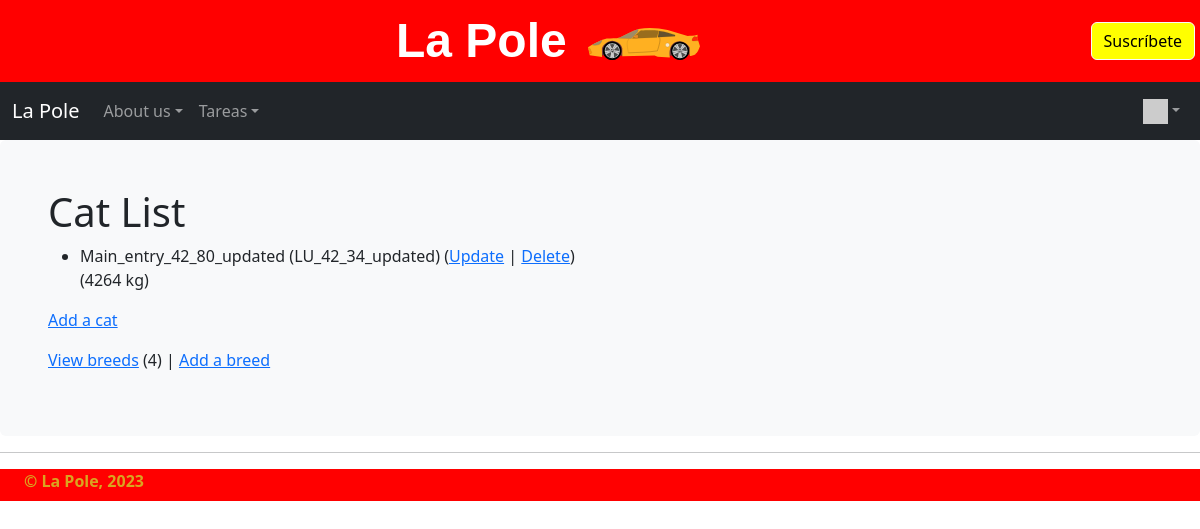
Screenshot of /cats/ (signed in) with the database file from the repository.
### cats/models.py (models this page shows, shortened)
class Cat(models.Model):
    nickname = models.CharField(
            max_length=200,
            validators=[MinLengthValidator(2, "Nickname must be greater than 1 character")]
    )
    weight = models.PositiveIntegerField()
    foods = models.CharField(max_length=300)
    breed = models.ForeignKey('Breed', on_delete=models.CASCADE, null=False)

class Breed(models.Model):
    name = models.CharField(
            max_length=200,
            validators=[MinLengthValidator(2, "Breed must be greater than 1 character")]
    )
    def __str__(self):
        return self.name

### cats/views.py (the view)
# urls.py: path('', views.MainView.as_view(), name='all'),
class MainView(LoginRequiredMixin, View):
    def get(self, request):
        mc = Breed.objects.all().count()
        al = Cat.objects.all()
        ctx = {'breed_count': mc, 'cat_list': al}
        return render(request, 'cats/cats_list.html', ctx)

### home/context_processors.py (called while the page is built)
def settings(request):
    return {
        'settings': django_settings,
    }

### home/templatetags/app_tags.py (called while the page is built)
@register.filter(name='gravatar')
def gravatar(user, size=35):
    email = str(user.email.strip().lower()).encode('utf-8')
    email_hash = md5(email).hexdigest()
    url = "//www.gravatar.com/avatar/{0}?s={1}&d=identicon&r=PG"
    return url.format(email_hash, size)

### cats/templates/cats/cats_list.html
{% extends "home/layout.html" %}
{% block content %}
  <h1>Cat List</h1>
  {% if cat_list %}
  <ul>
    {% for cat in cat_list %}
      <li>
          {{ cat.nickname }} ({{ cat.breed }})
          (<a href="{% url 'cats:cat_update' cat.id %}">Update</a> |
          <a href="{% url 'cats:cat_delete' cat.id %}">Delete</a>) <br/>
          {{ cat.food }} ({{ cat.weight }} kg)
      </li>
    {% endfor %}
  </ul>
  {% else %}
    <p>There are no cats in the library.</p>
  {% endif %}
  <p>
    {% if breed_count > 0 %}
      <a href="{% url 'cats:cat_create' %}">Add a cat</a>
    {% else %}
      Please add a breed before you add an cat.
    {% endif %}
  </p>
  <p>
  <a href="{% url 'cats:breed_list' %}">View breeds</a> ({{ breed_count }}) |
    <a href="{% url 'cats:breed_create' %}">Add a breed</a>
  </p>
{% endblock %}

### home/static/home/site1.css (style rules this page uses)
body { background-image: linear-gradient(180deg, rgb(219, 218, 218), #fff 100px, #fff); }

### rows the page displays
Cat: nickname "Main_entry_42_80_updated", breed "LU_42_34_updated", weight "4264"

### other values shown
{{ breed_count }} "4"
